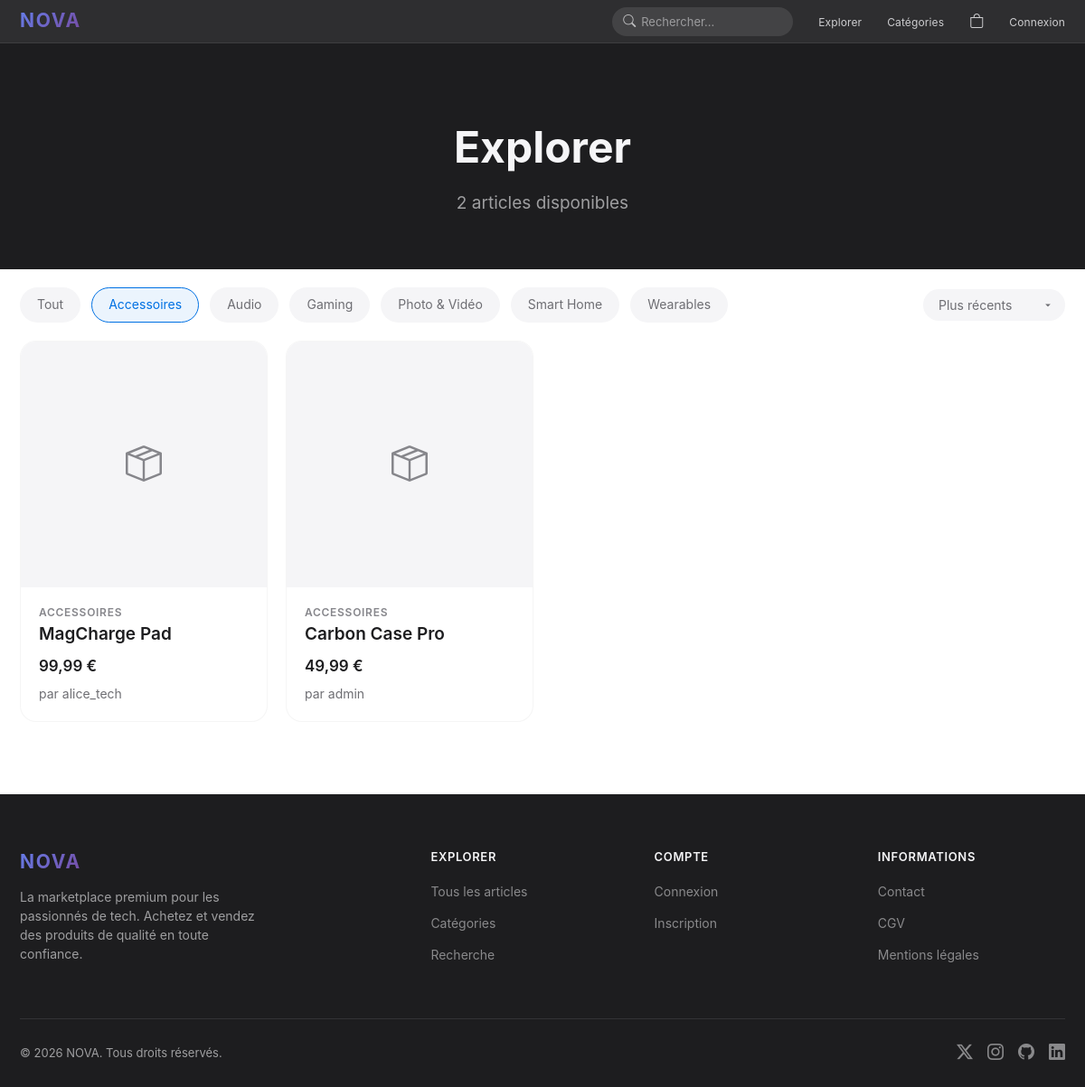
Screenshot of /produits.php?categorie=4&sort=recent with the database file from the repository.
### tables this page shows
CREATE TABLE categories (
    id INT AUTO_INCREMENT PRIMARY KEY,
    nom VARCHAR(100) NOT NULL,
    description TEXT,
    image VARCHAR(255)
);

CREATE TABLE articles (
    id INT AUTO_INCREMENT PRIMARY KEY,
    nom VARCHAR(255) NOT NULL,
    description TEXT,
    prix DECIMAL(10,2) NOT NULL,
    image VARCHAR(255),
    categorie_id INT DEFAULT NULL,
    auteur_id INT NOT NULL,
    date_publication DATETIME DEFAULT CURRENT_TIMESTAMP,
    FOREIGN KEY (categorie_id) REFERENCES categories(id) ON DELETE SET NULL,
    FOREIGN KEY (auteur_id) REFERENCES users(id) ON DELETE CASCADE
);

CREATE TABLE users (
    id INT AUTO_INCREMENT PRIMARY KEY,
    username VARCHAR(100) NOT NULL UNIQUE,
    email VARCHAR(255) NOT NULL UNIQUE,
    password VARCHAR(255) NOT NULL,
    balance DECIMAL(10,2) DEFAULT 500.00,
    photo VARCHAR(255) DEFAULT NULL,
    role ENUM('user', 'admin') DEFAULT 'user',
    date_inscription DATETIME DEFAULT CURRENT_TIMESTAMP
);

### config/init.php (called while the page is built, shortened)
<?php
function sanitize(string $data): string {
    return htmlspecialchars(strip_tags(trim($data)), ENT_QUOTES, 'UTF-8');
}
function formatPrice(float $price): string {
    return number_format($price, 2, ',', ' ') . ' €';
}

### produits.php (the view, shortened to what this page needs)
<?php
require_once 'config/init.php';
$categorie_id = isset($_GET['categorie']) ? (int)$_GET['categorie'] : 0;
$sort = $_GET['sort'] ?? 'recent';
$page = max(1, (int)($_GET['page'] ?? 1));
$perPage = 12;
$offset = ($page - 1) * $perPage;
$where = [];
$params = [];
if ($categorie_id > 0) {
    $where[] = 'a.categorie_id = ?';
    $params[] = $categorie_id;
}
$whereSQL = $where ? 'WHERE ' . implode(' AND ', $where) : '';
$orderSQL = match ($sort) {
    'prix_asc' => 'ORDER BY a.prix ASC',
    'prix_desc' => 'ORDER BY a.prix DESC',
    'nom' => 'ORDER BY a.nom ASC',
    'populaire' => 'ORDER BY avg_note DESC, nb_avis DESC',
    default => 'ORDER BY a.date_publication DESC',
};
$stmtCount = $pdo->prepare("SELECT COUNT(*) FROM articles a $whereSQL");
$stmtCount->execute($params);
$total = $stmtCount->fetchColumn();
$stmtArticles = $pdo->prepare("
    SELECT a.*, s.quantite as stock, u.username as auteur_nom, c.nom as categorie_nom,
        (SELECT AVG(note) FROM commentaires WHERE article_id = a.id) as avg_note,
        (SELECT COUNT(*) FROM commentaires WHERE article_id = a.id) as nb_avis
    FROM articles a
    LEFT JOIN stock s ON a.id = s.article_id
    LEFT JOIN users u ON a.auteur_id = u.id
    LEFT JOIN categories c ON a.categorie_id = c.id
    $whereSQL
    $orderSQL
    LIMIT $perPage OFFSET $offset
");
$stmtArticles->execute($params);
$articles = $stmtArticles->fetchAll();
$categories = $pdo->query("SELECT c.*, COUNT(a.id) as nb FROM categories c LEFT JOIN articles a ON c.id = a.categorie_id GROUP BY c.id ORDER BY c.nom")->fetchAll();
require_once 'includes/header.php';
?>
<div class="page-hero">
    <div class="container">
        <h1 class="fade-in">Explorer</h1>
        <p class="fade-in"><?= $total ?> article<?= $total > 1 ? 's' : '' ?> disponible<?= $total > 1 ? 's' : '' ?></p>
    </div>
</div>
<div class="container-wide">
    <div class="filters-bar fade-in">
        <a href="produits.php" class="filter-chip <?= !$categorie_id ? 'active' : '' ?>">Tout</a>
        <?php foreach ($categories as $cat): ?>
            <a href="produits.php?categorie=<?= $cat['id'] ?>&sort=<?= $sort ?>" class="filter-chip <?= $categorie_id === (int)$cat['id'] ? 'active' : '' ?>">
                <?= sanitize($cat['nom']) ?>
            </a>
        <?php endforeach; ?>
        <div style="margin-left: auto;">
            <select class="filter-select" onchange="location.href=this.value">
                <option value="produits.php?<?= $categorie_id ? "categorie=$categorie_id&" : '' ?>sort=recent" <?= $sort === 'recent' ? 'selected' : '' ?>>Plus récents</option>
            </select>
        </div>
    </div>
    <?php if (empty($articles)): ?>
        <div class="empty-state fade-in">
            <i class="bi bi-box-seam"></i>
            <h3>Aucun article trouvé</h3>
            <p>Essayez de modifier vos filtres ou revenez plus tard.</p>
            <a href="produits.php" class="btn btn-primary">Voir tous les articles</a>
        </div>
    <?php else: ?>
        <div class="product-grid stagger-children">
            <?php foreach ($articles as $article): ?>
            <a href="produit.php?id=<?= $article['id'] ?>" class="card" style="text-decoration: none; color: inherit;">
                <?php if ($article['image'] && file_exists("uploads/produits/{$article['image']}")): ?>
                    <img src="uploads/produits/<?= sanitize($article['image']) ?>" alt="<?= sanitize($article['nom']) ?>" class="card-img">
                <?php else: ?>
                    <div class="card-img" style="display: flex; align-items: center; justify-content: center; background: var(--bg-secondary);">
                        <i class="bi bi-box-seam" style="font-size: 40px; color: var(--text-tertiary);"></i>
                    </div>
                <?php endif; ?>
                <div class="card-body">
                    <p class="eyebrow"><?= sanitize($article['categorie_nom'] ?? 'Article') ?></p>
                    <h3><?= sanitize($article['nom']) ?></h3>
                    <div class="card-meta">
                        <span class="price"><?= formatPrice($article['prix']) ?></span>
                    </div>
                    <p class="caption mt-1">par <?= sanitize($article['auteur_nom']) ?></p>
                </div>
            </a>
            <?php endforeach; ?>
        </div>
    <?php endif; ?>
</div>
<div style="height: 80px;"></div>
<?php require_once 'includes/footer.php'; ?>

### assets/css/style.css (style rules this page uses)
:root { --bg-primary: #ffffff; --bg-secondary: #f5f5f7; --bg-dark: #1d1d1f; --bg-card: #ffffff; --bg-glass: rgba(255, 255, 255, 0.72); --text-primary: #1d1d1f; --text-secondary: #6e6e73; --text-tertiary: #86868b; --text-inverse: #f5f5f7; --accent: #0071e3; --accent-hover: #0077ed; --accent-light: rgba(0, 113, 227, 0.08); --gradient-1: linear-gradient(135deg, #667eea 0%, #764ba2 100%); --gradient-2: linear-gradient(135deg, #f093fb 0%, #f5576c 100%); --gradient-3: linear-gradient(135deg, #4facfe 0%, #00f2fe 100%); --gradient-hero: linear-gradient(180deg, #1d1d1f 0%, #2d2d30 50%, #1d1d1f 100%); --success: #30d158; --warning: #ff9f0a; --danger: #ff453a; --shadow-sm: 0 2px 8px rgba(0, 0, 0, 0.04); --shadow-md: 0 4px 20px rgba(0, 0, 0, 0.08); --shadow-lg: 0 12px 40px rgba(0, 0, 0, 0.12); --shadow-xl: 0 20px 60px rgba(0, 0, 0, 0.16); --radius-sm: 12px; --radius-md: 18px; --radius-lg: 24px; --radius-xl: 30px; --radius-full: 980px; --font-family: -apple-system, BlinkMacSystemFont, 'SF Pro Display', 'SF Pro Text', 'Helvetica Neue', Helvetica, Arial, sans-serif; --nav-height: 48px; --container-width: 980px; --container-wide: 1200px; }
*, *::before, *::after { margin: 0; padding: 0; box-sizing: border-box; }
html { scroll-behavior: smooth; -webkit-font-smoothing: antialiased; -moz-osx-font-smoothing: grayscale; }
body { font-family: var(--font-family); font-size: 17px; line-height: 1.47; color: var(--text-primary); background: var(--bg-primary); overflow-x: hidden; }
a { color: var(--accent); text-decoration: none; transition: color 0.2s ease; }
.caption { font-size: 14px; line-height: 1.43; font-weight: 400; color: var(--text-secondary); }
.eyebrow { font-size: 12px; line-height: 1.33; font-weight: 600; letter-spacing: 0.06em; text-transform: uppercase; color: var(--text-tertiary); }
.container { max-width: var(--container-width); margin: 0 auto; padding: 0 22px; }
.container-wide { max-width: var(--container-wide); margin: 0 auto; padding: 0 22px; }
body { padding-top: var(--nav-height); }
.card { background: var(--bg-card); border-radius: var(--radius-md); overflow: hidden; transition: all 0.4s cubic-bezier(0.25, 0.1, 0.25, 1); border: 1px solid rgba(0, 0, 0, 0.04); }
.card-img { width: 100%; aspect-ratio: 1; object-fit: cover; background: var(--bg-secondary); }
.card-body { padding: 20px; }
.card-body .eyebrow { margin-bottom: 4px; }
.card-body h3 { font-size: 19px; font-weight: 600; margin-bottom: 6px; line-height: 1.21; }
.card-body .price { font-size: 17px; font-weight: 600; color: var(--text-primary); }
.card-body .card-meta { display: flex; align-items: center; justify-content: space-between; margin-top: 12px; }
.product-grid { display: grid; grid-template-columns: repeat(auto-fill, minmax(260px, 1fr)); gap: 20px; }
.page-hero { background: var(--bg-dark); color: var(--text-inverse); text-align: center; padding: 80px 22px 60px; }
.page-hero h1 { font-size: clamp(28px, 4vw, 48px); font-weight: 700; margin-bottom: 12px; }
.page-hero p { color: rgba(245, 245, 247, 0.6); font-size: 19px; }
.filters-bar { display: flex; align-items: center; gap: 12px; padding: 20px 0; flex-wrap: wrap; }
.filter-chip { display: inline-flex; align-items: center; gap: 6px; padding: 8px 18px; background: var(--bg-secondary); border: 1px solid transparent; border-radius: var(--radius-full); font-size: 14px; font-family: var(--font-family); color: var(--text-secondary); cursor: pointer; transition: all 0.2s; text-decoration: none; }
.filter-chip:hover, .filter-chip.active { background: var(--accent-light); color: var(--accent); border-color: var(--accent); }
.filter-select { padding: 8px 32px 8px 16px; background: var(--bg-secondary); border: 1px solid transparent; border-radius: var(--radius-full); font-size: 14px; font-family: var(--font-family); color: var(--text-secondary); cursor: pointer; outline: none; appearance: none; background-repeat: no-repeat; background-position: right 12px center; }
.fade-in { opacity: 0; transform: translateY(20px); transition: opacity 0.6s ease, transform 0.6s ease; }
.fade-in.visible { opacity: 1; transform: translateY(0); }
.stagger-children > * { opacity: 0; transform: translateY(20px); transition: opacity 0.5s ease, transform 0.5s ease; }
.stagger-children.visible > *:nth-child(1) { transition-delay: 0s; opacity: 1; transform: translateY(0); }
.stagger-children.visible > *:nth-child(2) { transition-delay: 0.1s; opacity: 1; transform: translateY(0); }
.mt-1 { margin-top: 8px; }

### rows the page displays
categories: nom "Accessoires"
categories: nom "Audio"
categories: nom "Gaming"
categories: nom "Photo & Vidéo"
categories: nom "Smart Home"
categories: nom "Wearables"
articles: categorie.nom "ACCESSOIRES", nom "MagCharge Pad", prix "99,99 €", auteur.username "alice_tech"
articles: categorie.nom "ACCESSOIRES", nom "Carbon Case Pro", prix "49,99 €", auteur.username "admin"

### other values shown
$total "2"
SITE_NAME "NOVA"
